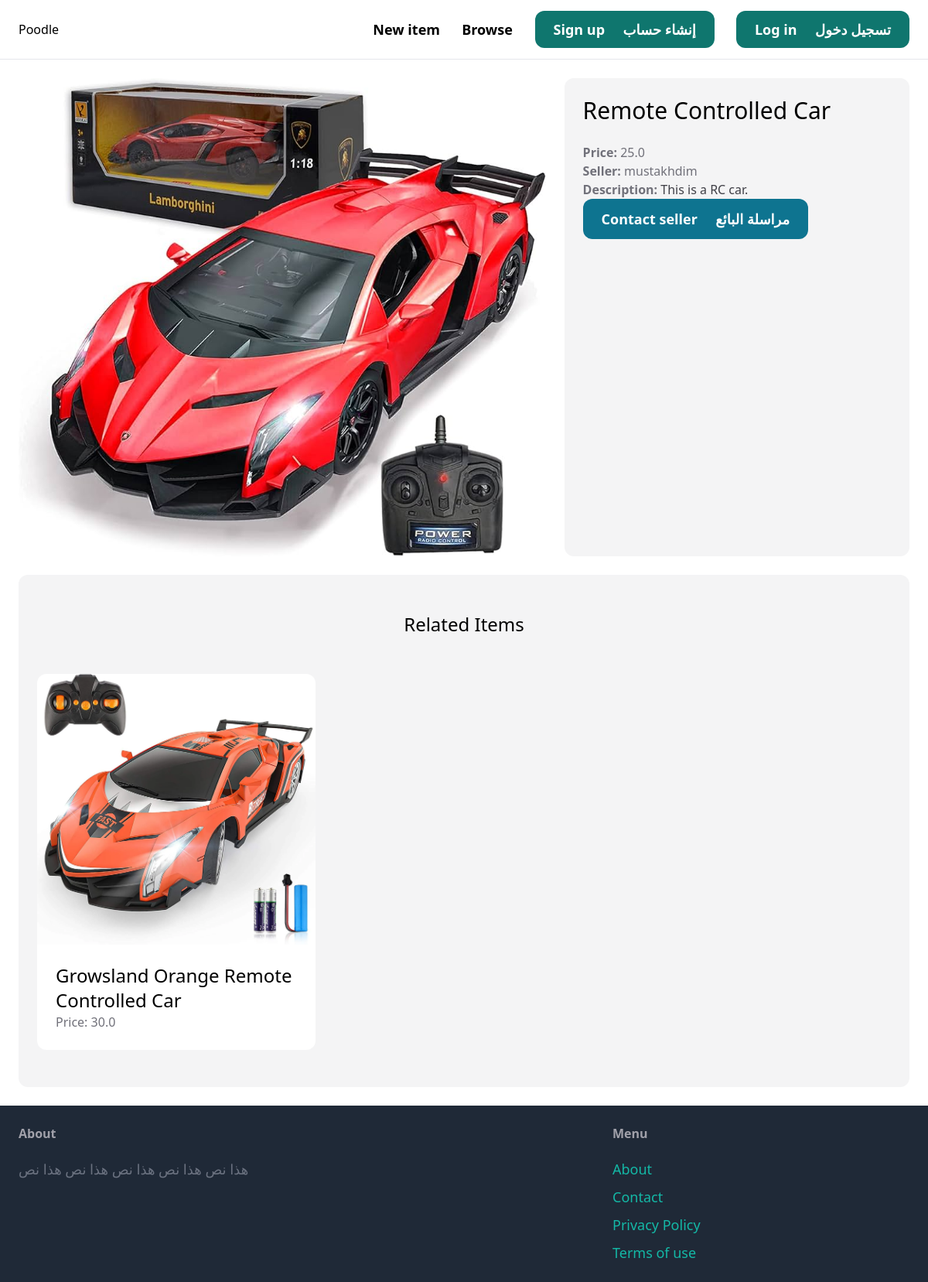
Page /items/1/ on the committed database.
### item/models.py (models this page shows, shortened)
class Item(models.Model):
    category = models.ForeignKey(Category, related_name='items', on_delete=models.CASCADE)
    name = models.CharField(max_length=255)
    description = models.TextField(blank=True, null=True)
    price = models.FloatField()
    image = models.ImageField(upload_to='item_images', blank=True, null=True)
    is_sold = models.BooleanField(default=False)
    created_by = models.ForeignKey(User, related_name='items', on_delete=models.CASCADE)
    created_at = models.DateTimeField(auto_now_add=True)

### item/views.py (the view)
# urls.py: path('<int:pk>/', views.detail, name='detail'),
def detail(request, pk):
    item = get_object_or_404(Item, pk=pk)
    related_items = Item.objects.filter(category=item.category, is_sold=False).exclude(pk=pk)[0:3]
    return render(request, 'item/detail.html', {'item': item, 'related_items': related_items})

### item/templates/item/detail.html (shortened to what this page needs)
{% extends 'core/base.html' %}
{% block content %}
<div class="grid grid-cols-5  gap-6">
  <div class="col-span-3">
    <img src="{{ item.image.url }}" class="rounded-xl">
  </div>
  <div class="col-span-2 p-6 bg-zinc-100 rounded-xl">
    <h1 class="mb-6 text-3xl">{{ item.name }}</h1>
    <p class="text-zinc-500"><strong>Price:</strong> {{ item.price }}</p>
    <p class="text-zinc-500"><strong>Seller:</strong> {{ item.created_by.username }}</p>
    {% if item.description %}
    <p class="text-zinc-700"><strong class="text-zinc-500">Description:</strong> {{ item.description }}</p>
    {% endif %}
    {% if request.user == item.created_by %}
    <div class="my-custom-container mt-4 p-4 bg-light-gray rounded-lg">
      <p>One of your item(s)</p>
      <a href="{% url 'item:edit' item.id %}" class="inline-block px-6 py-3 text-lg font-semibold bg-indigo-700 text-white rounded-md hover:bg-cyan-700 ">Modify</a>
      <a href="{% url 'item:delete' item.id %}" class="inline-block px-6 py-3 text-lg font-semibold bg-red-700 text-white rounded-md hover:bg-cyan-700 ">Remove</a>
      </div>
      {% else %}
    <a href="{% url 'message:new_message' item.id %}" class="inline-block px-6 py-3 text-lg font-semibold bg-cyan-700 text-white rounded-xl hover:bg-cyan-700 ">Contact seller &nbsp; &nbsp; مراسلة البائع</a>
    {% endif %}
  </div>
</div>
<div class="mt-6 px-6 py-12 bg-zinc-100 rounded-xl">
  <h2 class="mb-12 text-2xl text-center">Related Items</h2>
  <div class="grid grid-cols-3 gap-3">
      {% for item in related_items %}
          <div>
              <a href="{% url 'item:detail' item.id %}">
                  <div>
                      <img src="{{ item.image.url }}" class="rounded-t-xl">
                  </div>
                  <div class="p-6 bg-white rounded-b-xl">
                      <h2 class="text-2xl">{{ item.name }}</h2>
                      <p class="text-zinc-500">Price: {{ item.price }}</p>
                  </div>
              </a>
          </div>
      {% endfor %}
  </div>
</div>
{% endblock %}

### rows in the picture
Item: image (picture), name "Remote Controlled Car", price "25.0", created_by.username "mustakhdim", description "This is a RC car."
Item: image (picture), name "Growsland Orange Remote Controlled Car", price "30.0"
